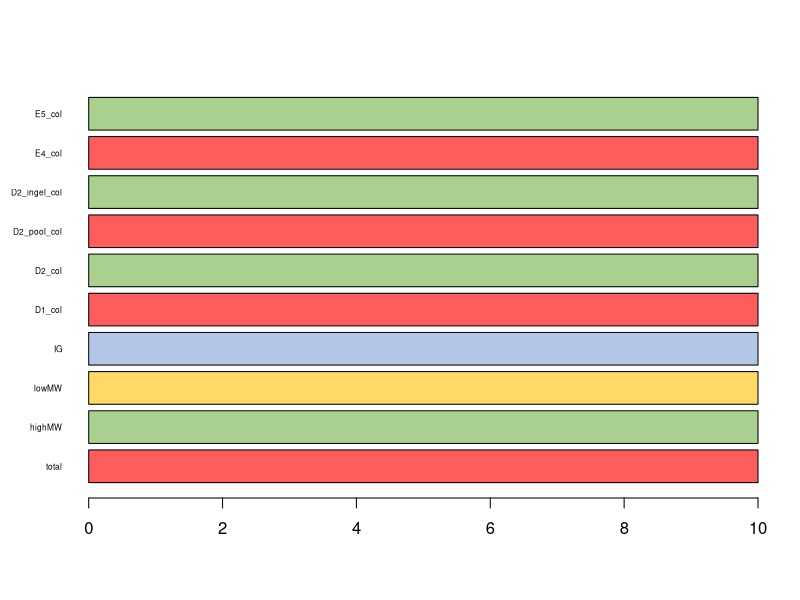

The R source for this figure:
#get colors
#total protein extract
total <- rgb(255,93,93, maxColorValue = 255)
#fractions high MW SEC
highMW <- rgb(169,208,142,maxColorValue = 255)
#fractions low MW SEC
lowMW <- rgb(255,217,102, maxColorValue = 255)
#in-gel digest
IG <- rgb(180,198,231,maxColorValue = 255)
################# pool_G with pool_20
#venn digarams
#get colors
D1_col <- rgb(255,93,93, maxColorValue = 255)
D2_col <- rgb(169,208,142,maxColorValue = 255)
################# D2 
#venn digarams
#get colors
D2_pool_col <- rgb(255,93,93, maxColorValue = 255)
D2_ingel_col <- rgb(169,208,142,maxColorValue = 255)
################# 
E4_col <- rgb(255,93,93, maxColorValue = 255)
E5_col <- rgb(169,208,142,maxColorValue = 255)

colors <- as.data.frame(rbind(total, highMW, lowMW, IG,
                    D1_col, D2_col,
                    D2_pool_col,D2_ingel_col,
                    E4_col,E5_col))
colnames(colors) <- "rgb"
colors$names <- rownames(colors)



# color with 5 different colors
barplot(rep(10,nrow(colors)), col=colors$rgb,
        ylab = "",
        names=colors$names,
        cex.names=0.5,
        horiz=T,
        las=1)
